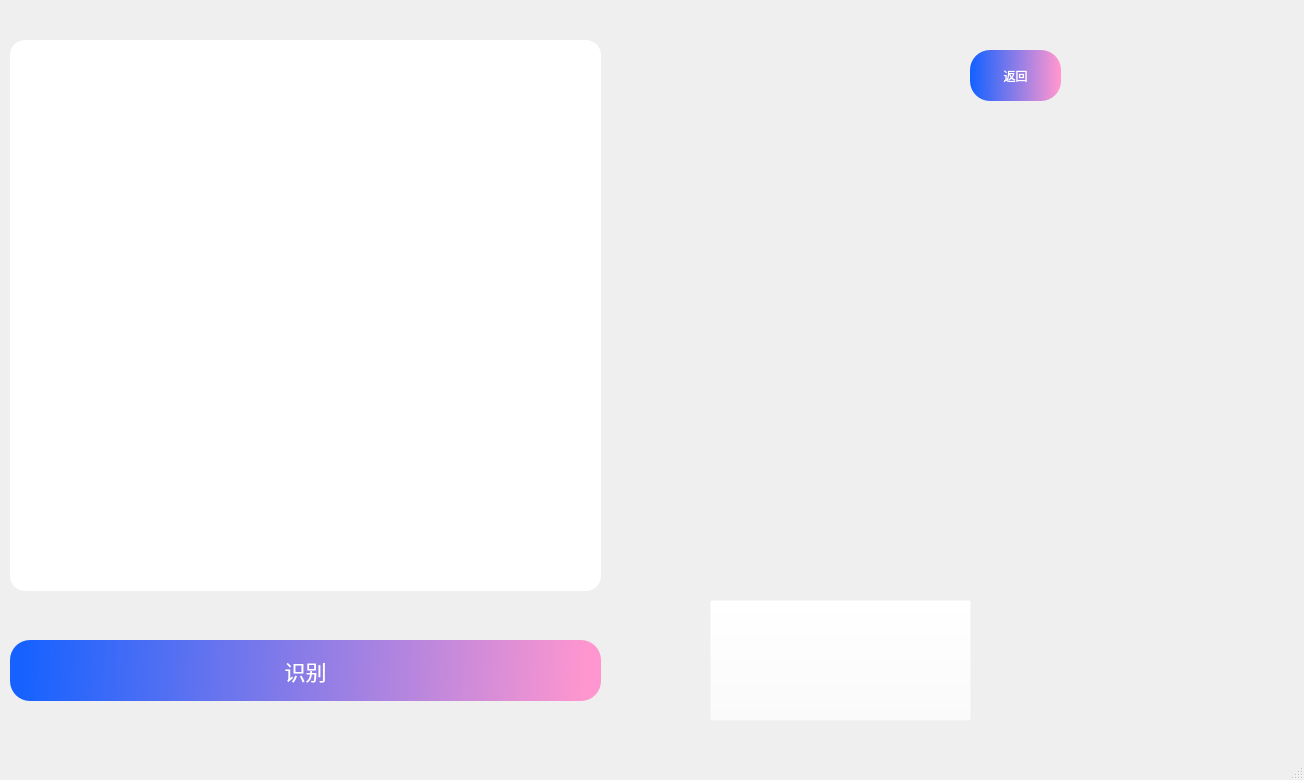
<?xml version="1.0" encoding="UTF-8"?>
<ui version="4.0">
 <class>MainWindow</class>
 <widget class="QMainWindow" name="MainWindow">
  <property name="geometry">
   <rect>
    <x>0</x>
    <y>0</y>
    <width>1304</width>
    <height>780</height>
   </rect>
  </property>
  <property name="windowTitle">
   <string>MainWindow</string>
  </property>
  <widget class="QWidget" name="centralwidget">
   <widget class="QLabel" name="label">
    <property name="geometry">
     <rect>
      <x>650</x>
      <y>140</y>
      <width>401</width>
      <height>111</height>
     </rect>
    </property>
    <property name="sizePolicy">
     <sizepolicy hsizetype="Preferred" vsizetype="Preferred">
      <horstretch>0</horstretch>
      <verstretch>30</verstretch>
     </sizepolicy>
    </property>
    <property name="styleSheet">
     <string notr="true">
background-color: rgba(255, 255, 255, 0);</string>
    </property>
    <property name="text">
     <string/>
    </property>
   </widget>
   <widget class="QPushButton" name="pushButton">
    <property name="geometry">
     <rect>
      <x>10</x>
      <y>640</y>
      <width>591</width>
      <height>61</height>
     </rect>
    </property>
    <property name="font">
     <font>
      <family>微软雅黑</family>
      <pointsize>16</pointsize>
      <weight>9</weight>
      <italic>false</italic>
      <bold>false</bold>
     </font>
    </property>
    <property name="styleSheet">
     <string notr="true">QPushButton{
background-color: qlineargradient(spread:pad, x1:0.0227727, y1:0.472, x2:0.977273, y2:0.476955, stop:0 rgba(23, 98, 255, 255), stop:1 rgba(255, 150, 207, 255));
	font: 75 16pt &quot;微软雅黑&quot;;
color: rgb(255, 255, 255);
border-radius: 20
}
QPushButton:hover{
background-color:qlineargradient(spread:pad, x1:0.198909, y1:0.302, x2:0.892046, y2:0.687, stop:0 rgba(23, 98, 255, 255), stop:1 rgba(255, 150, 207, 255));
padding-bottom: 7;

}
QPushButton:pressed{
padding-top: 7;
padding-left: 7;
}
QPushButton:disabled{
background-color: qlineargradient(spread:pad, x1:0, y1:0, x2:1, y2:0, stop:0 rgba(119, 119, 119, 255), stop:1 rgba(221, 221, 221, 255));
	color: rgba(241, 241, 241, 150);
}</string>
    </property>
    <property name="text">
     <string>识别</string>
    </property>
    <property name="icon">
     <iconset>
      <normaloff>images/logo.png</normaloff>images/logo.png</iconset>
    </property>
    <property name="iconSize">
     <size>
      <width>30</width>
      <height>30</height>
     </size>
    </property>
   </widget>
   <widget class="QTextBrowser" name="textBrowser">
    <property name="geometry">
     <rect>
      <x>10</x>
      <y>40</y>
      <width>591</width>
      <height>551</height>
     </rect>
    </property>
    <property name="styleSheet">
     <string notr="true">border:2px solid;

font: 12pt &quot;微软雅黑&quot;;
border-radius:15;
border-color: rgb(255, 255, 255);
background-color: rgb(255, 255, 255);
</string>
    </property>
   </widget>
   <widget class="QPushButton" name="pushButton_2">
    <property name="geometry">
     <rect>
      <x>970</x>
      <y>50</y>
      <width>91</width>
      <height>51</height>
     </rect>
    </property>
    <property name="styleSheet">
     <string notr="true">QPushButton{
background-color: qlineargradient(spread:pad, x1:0.0227727, y1:0.472, x2:0.977273, y2:0.476955, stop:0 rgba(23, 98, 255, 255), stop:1 rgba(255, 150, 207, 255));
	font: 40 12pt &quot;微软雅黑&quot;;
color: rgb(255, 255, 255);
border-radius: 20
}
QPushButton:hover{
background-color:qlineargradient(spread:pad, x1:0.198909, y1:0.302, x2:0.892046, y2:0.687, stop:0 rgba(23, 98, 255, 255), stop:1 rgba(255, 150, 207, 255));
padding-bottom: 7;

}
QPushButton:pressed{
padding-top: 7;
padding-left: 7;
}
QPushButton:disabled{
background-color: qlineargradient(spread:pad, x1:0, y1:0, x2:1, y2:0, stop:0 rgba(119, 119, 119, 255), stop:1 rgba(221, 221, 221, 255));
	color: rgba(241, 241, 241, 150);
}</string>
    </property>
    <property name="text">
     <string>返回</string>
    </property>
   </widget>
   <widget class="QLabel" name="label_2">
    <property name="geometry">
     <rect>
      <x>650</x>
      <y>320</y>
      <width>401</width>
      <height>241</height>
     </rect>
    </property>
    <property name="sizePolicy">
     <sizepolicy hsizetype="Preferred" vsizetype="Preferred">
      <horstretch>0</horstretch>
      <verstretch>30</verstretch>
     </sizepolicy>
    </property>
    <property name="styleSheet">
     <string notr="true">
background-color: rgba(255, 255, 255, 0);</string>
    </property>
    <property name="text">
     <string/>
    </property>
   </widget>
   <widget class="QLabel" name="label_3">
    <property name="geometry">
     <rect>
      <x>-10</x>
      <y>20</y>
      <width>1111</width>
      <height>801</height>
     </rect>
    </property>
    <property name="styleSheet">
     <string notr="true">border-image: url(:/images/images/bg.png);
border-radius:50</string>
    </property>
    <property name="text">
     <string/>
    </property>
   </widget>
   <widget class="QPushButton" name="pushButton_5">
    <property name="geometry">
     <rect>
      <x>710</x>
      <y>600</y>
      <width>261</width>
      <height>121</height>
     </rect>
    </property>
    <property name="styleSheet">
     <string notr="true">QPushButton:hover{
padding-bottom: 7;
background-color: rgba(255, 255, 255, 0);
}
QPushButton{
background-color: rgba(255, 255, 255, 0);
	color: rgb(0, 170, 255);
	font: 12pt &quot;微软雅黑&quot;;
}
</string>
    </property>
    <property name="text">
     <string/>
    </property>
    <property name="icon">
     <iconset>
      <normaloff>images/logo.png</normaloff>images/logo.png</iconset>
    </property>
    <property name="iconSize">
     <size>
      <width>80</width>
      <height>80</height>
     </size>
    </property>
   </widget>
   <zorder>label_3</zorder>
   <zorder>label</zorder>
   <zorder>pushButton</zorder>
   <zorder>textBrowser</zorder>
   <zorder>pushButton_2</zorder>
   <zorder>label_2</zorder>
   <zorder>pushButton_5</zorder>
  </widget>
  <widget class="QMenuBar" name="menubar">
   <property name="geometry">
    <rect>
     <x>0</x>
     <y>0</y>
     <width>1304</width>
     <height>22</height>
    </rect>
   </property>
  </widget>
  <widget class="QStatusBar" name="statusbar"/>
 </widget>
 <resources>
  <include location="resouce.qrc"/>
 </resources>
 <connections/>
</ui>
